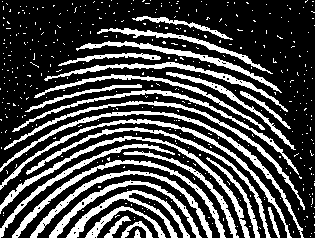
%> input picture Image Processing/Workshops/Week 7/Images/noisy-fingerprint.tif, 315 x 238 px
$ octave W7.m   (GNU Octave 9; MATLAB toolbox functions it lacks are replaced by stand-ins)
%> lines starting %> are read from the running program, lines starting %| are printed output that depends on the picture; in (x1, y1, x2, y2) boxes, pixels count from 0 and x2, y2 are one past the last pixel; in counts of white or black regions, pixels touching at a corner belong together; the program's own positions count from 1
% [18 lines of commented-out code are left out]
b = imread('noisy-fingerprint.tif');
%> b: size 238x315 logical; 28.5% white; 414 white regions (387 under 20 px), largest, box (x1, y1, x2, y2) and area: (0, 111, 304, 238) 1388, (0, 136, 250, 238) 1372, (0, 119, 292, 238) 1337
%se = strel(shape, parameters);
se = strel('disk', 2);
imdi = imdilate(b, se);
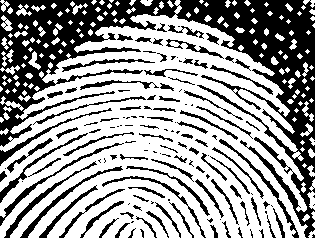
%> imdi: size 238x315 logical; 61.2% white; 143 black regions (56 under 20 px), largest, box (x1, y1, x2, y2) and area: (0, 0, 315, 238) 18886, (0, 143, 124, 226) 493, (20, 166, 123, 238) 485
imer = imerode(b, se);
%> imer: size 238x315 logical; 3.7% white in thin lines or dots, all inside (x1, y1, x2, y2) = (0, 19, 290, 238)
imop = imopen (b, se);
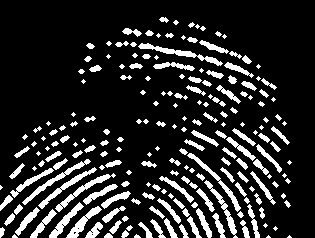
%> imop: size 238x315 logical; 16.1% white; 205 white regions (71 under 20 px), largest, box (x1, y1, x2, y2) and area: (138, 43, 223, 66) 399, (22, 159, 91, 205) 362, (55, 173, 116, 212) 345
imcl = imclose(b, se);
%> imcl: size 238x315 logical; 31.1% white; 268 white regions (259 under 20 px), largest, box (x1, y1, x2, y2) and area: (0, 72, 306, 238) 13338, (30, 170, 212, 238) 4217, (44, 41, 296, 150) 3238

subplot (2,3,1);
imshow(b);
title('Input Image');
subplot (2,3,2);
imshow(imdi);
title('Imdilate Image');
subplot (2,3,3);
imshow(imer);
title('Imerode Image');
subplot (2,3,4);
imshow(imop);
title('Imopen Image');
subplot (2,3,5);
imshow(imcl);
title('Imclose Image');

%Task 2
%boundary extraction: Original Image - Erode
%extracting connected components:
%region filling:
b = imread('coins.gif');
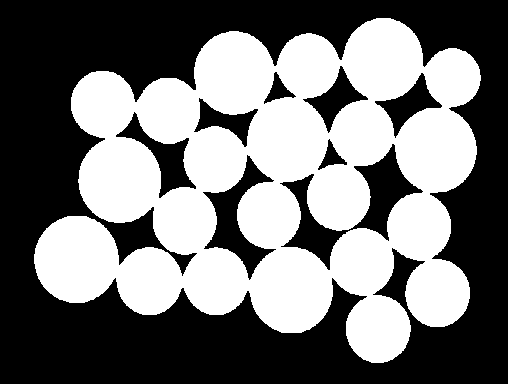
%> input picture Image Processing/Workshops/Week 7/Images/coins.gif, 508 x 384 px
%> b: size 384x508 uint8; values 0 (black) and 1 (white), 45.5% white; 1 white region, box (x1, y1, x2, y2) and area: (34, 18, 481, 363) 88669
%imwrite(b, 'coins.tif');
%b = imread('coins.tif');
se = strel('disk', 3);
imdi = imdilate(b, se);
%> imdi: size 384x508 uint8; values 0 (black) and 1 (white), 50.3% white; 14 black regions (1 under 20 px), largest, box (x1, y1, x2, y2) and area: (0, 0, 508, 384) 85441, (208, 160, 269, 273) 2014, (358, 149, 417, 236) 1951
imer = imerode(b, se);
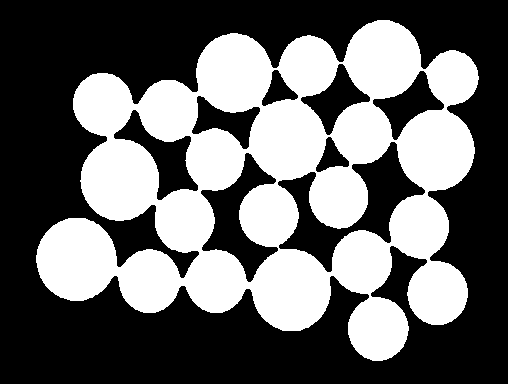
%> imer: size 384x508 uint8; values 0 (black) and 1 (white), 40.4% white; 1 white region, box (x1, y1, x2, y2) and area: (36, 20, 479, 361) 78741
imop = imopen (b, se);
%> imop: size 384x508 uint8; values 0 (black) and 1 (white), 45.4% white; 1 white region, box (x1, y1, x2, y2) and area: (34, 18, 481, 363) 88612
imcl = imclose(b, se);
%> imcl: size 384x508 uint8; values 0 (black) and 1 (white), 45.8% white; 1 white region, box (x1, y1, x2, y2) and area: (34, 18, 481, 363) 89407
BoEx = b - imer;
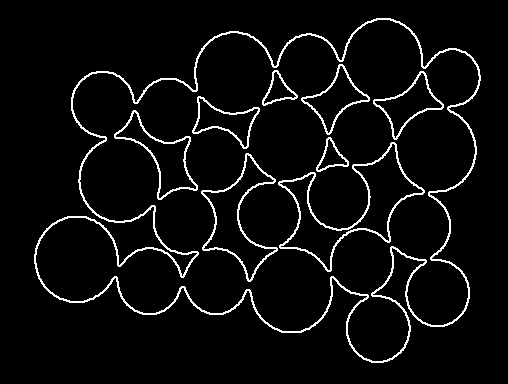
%> BoEx: size 384x508 uint8; values 0 (black) and 1 (white), 5.1% white in thin lines or dots, all inside (x1, y1, x2, y2) = (34, 18, 481, 363)
ExConCom = imdi + b;
ReFill = imfill(b);
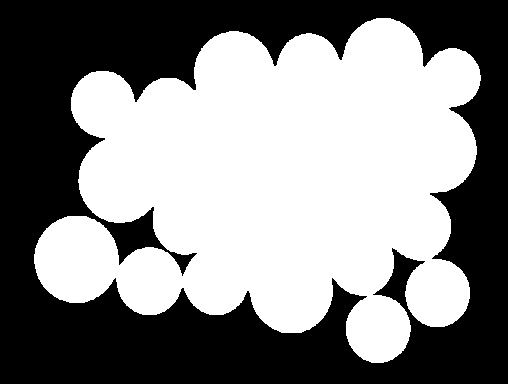
%> ReFill: size 384x508 uint8; values 0 (black) and 1 (white), 52.6% white; 1 black region, box (x1, y1, x2, y2) and area: (0, 0, 508, 384) 92503

subplot (3,3,1);
imagesc(b);
title('Input Image');
subplot (3,3,2);
imagesc(imdi);
title('Imdilate Image');
subplot (3,3,3);
imagesc(imer);
title('Imerode Image');
subplot (3,3,4);
imagesc(imop);
title('Imopen Image');
subplot (3,3,5);
imagesc(imcl);
title('Imclose Image');
subplot (3,3,6);
imagesc(BoEx);
title('Boundary Extraction');
subplot (3,3,7);
imagesc(ExConCom);
title('Extracting Connected Components');
subplot (3,3,8);
imagesc(ReFill);
title('Region Filling');
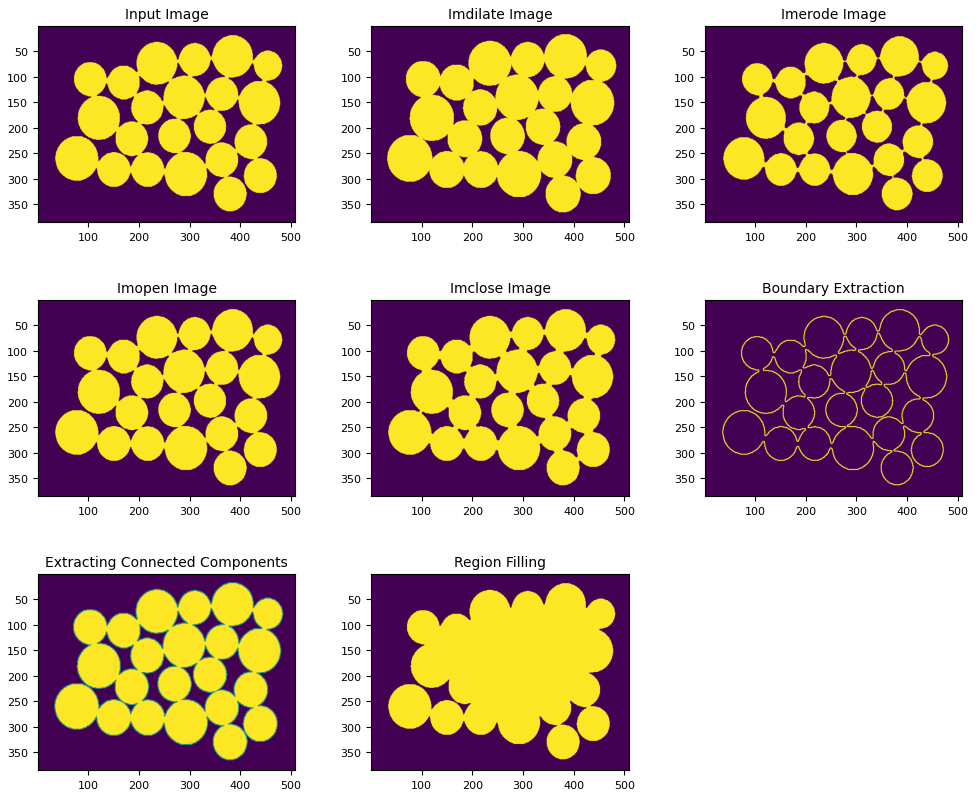
%> figure redrawn from the program's plot data, 8 panels
